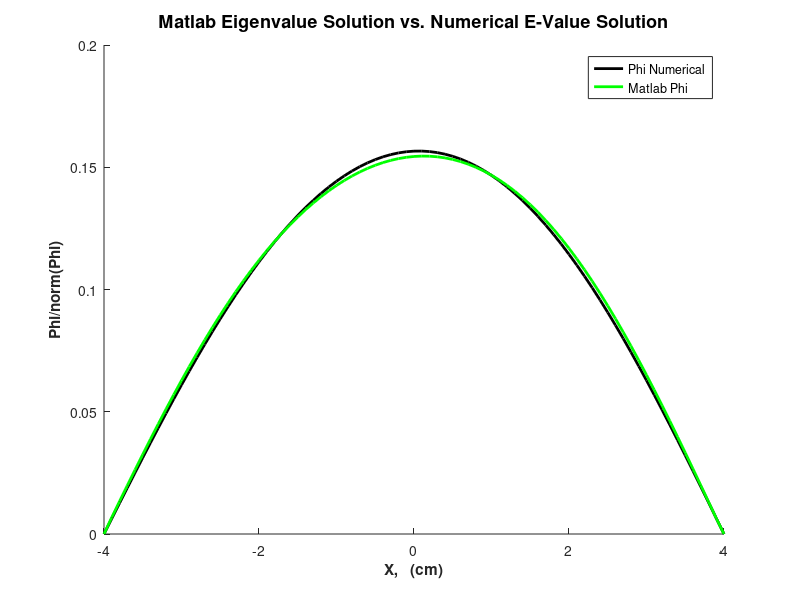

MATLAB code for this plot:
%HW06Q06

%from question 5.....
nuxSigma_f = 0.6; Sigma_a = 0.7; h = 0.1; a = 4; D = 1; n = (2*a)/h;

z = (2*D)/(h^2) + Sigma_a; q = D/(h^2);
%Finite Difference, must define A, and F
F = zeros(n-1,n-1)+(nuxSigma_f*eye(n-1));
A = zeros(n-1,n-1);
A(1,1:2) = [z,-q]; A(end,end-1:end) = [-q,z];
for i = 2:n-2
    A(i,i-1:i+1) = [-q,z,-q];
end

%now for our Power iteration method and GS...
k_before = 1; Phi_before = ones(n-1,1);
Phi_before = Phi_before/norm(Phi_before); %normalize initial guess
Q_fbefore = F*Phi_before;

%do our first iteration to be able to get an error and enter the loop...
%Gauss-Seidel Iteration Solver: A = L + U + D; (D+L)x_k = -Ux_k-1 + b;
%P = -(D+L)^-1*U
b = (1/k_before)*Q_fbefore;
D = diag(diag(A)); D_inv = inv(D); L = tril(A) - D; U = triu(A) - D;
P = -inv(D+L)*U; b_tilda = inv(D+L)*b;

Phi_next = (P*Phi_before)+(b_tilda);
Q_fnext = F*Phi_next;
k_next = k_before*(sum(Q_fnext)/sum(Q_fbefore)); b_tilda = inv(D+L)*(1/k_next)*Q_fnext;
abserrorphi = norm(abs(Phi_next - Phi_before)); abserrork = abs(k_next-k_before);
count = 1;
k_before = k_next; Q_fbefore = Q_fnext;
%now do the main iteration part
while abserrork > 1e-4 | abserrorphi > 1e-4
    Phi_final = (P*Phi_next)+(b_tilda);
    abserrorphi = norm(abs(Phi_final - Phi_next));
    Phi_next = Phi_final; Q_fnext = F*Phi_next; 
    k_next = k_before*(sum(Q_fnext)/sum(Q_fbefore));
    b_tilda = inv(D+L)*((1/k_next)*Q_fnext);
    abserrork = abs(k_next-k_before);
    count = count+1;
    
    k_before = k_next; Q_fbefore = Q_fnext;
end
iterations = count; k = k_before; Phi = Phi_next/norm(Phi_next);
B = inv(A)*F;
%now to continue on with this question 6....
PhiNew = inv(B)*max(eig(B))*Phi;

norm_maxrelative = norm(abs((PhiNew-Phi)./(PhiNew)));
norm_absolute = norm(abs(PhiNew-Phi));

hold on
plot([-a:h:a],[0;Phi;0],'k','LineWidth',2); plot([-a:h:a],[0;PhiNew;0],'g','LineWidth',2)
xlabel('X,   (cm)','FontWeight','b')
ylabel('Phi/norm(Phi)','FontWeight','b')
title('Matlab Eigenvalue Solution vs. Numerical E-Value Solution','FontSize',13)
legend('Phi Numerical','Matlab Phi')